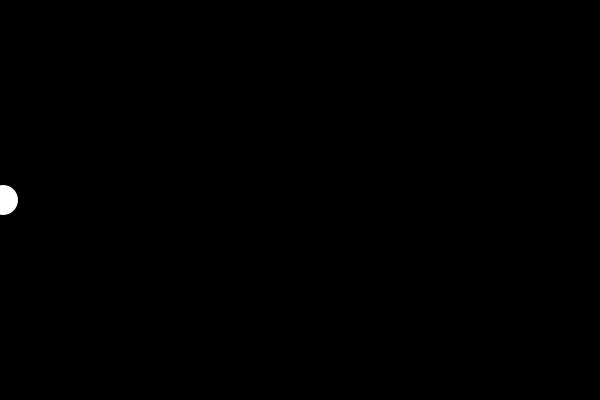
Frame 1 (no input)
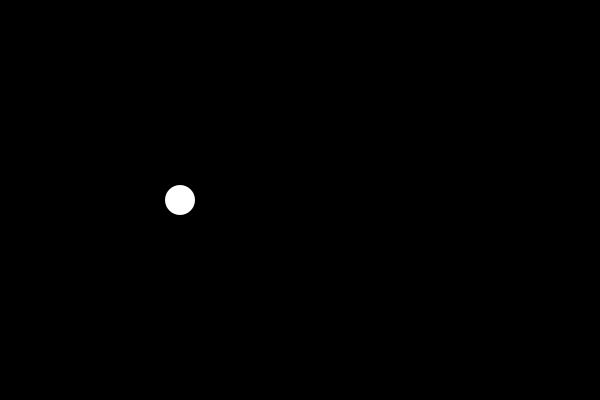
Frame 60 (the mouse pressed at the canvas centre just before this capture)
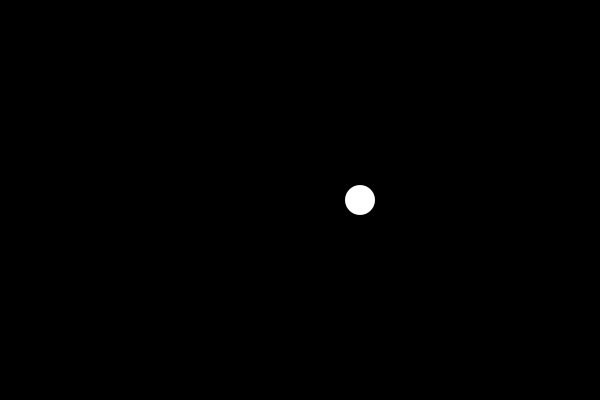
Frame 120 (the mouse held since frame 60 and released just before this capture)

The Processing sketch that drew these frames (run headless with seeded random() and noise(); from frame 60 on, the mouse is pressed at the canvas centre):

// Processing sketch: sketch_04a
// ── sketch_04a.pde

// ボールの位置
float bx;
float by;

// ボールの速度
float b_vx;
float b_vy;
// ボールの半径
float b_r;

void setup() {
  size(600, 400);
  colorMode(HSB, 360, 100, 100);
  frameRate(60);
  
  // ボールの初期化
  bx = 0;
  by = height / 2;
  b_vx = 3;  // 水平方向の速度
  b_r = 15;
  
}

void draw() {
  background(0,0,0);
  
  // ボールの移動
  bx = bx + b_vx;
  
  
  // ボールを描画
  fill(0, 0, 100);
  noStroke();
  ellipse(bx, by, b_r * 2, b_r * 2);
}
